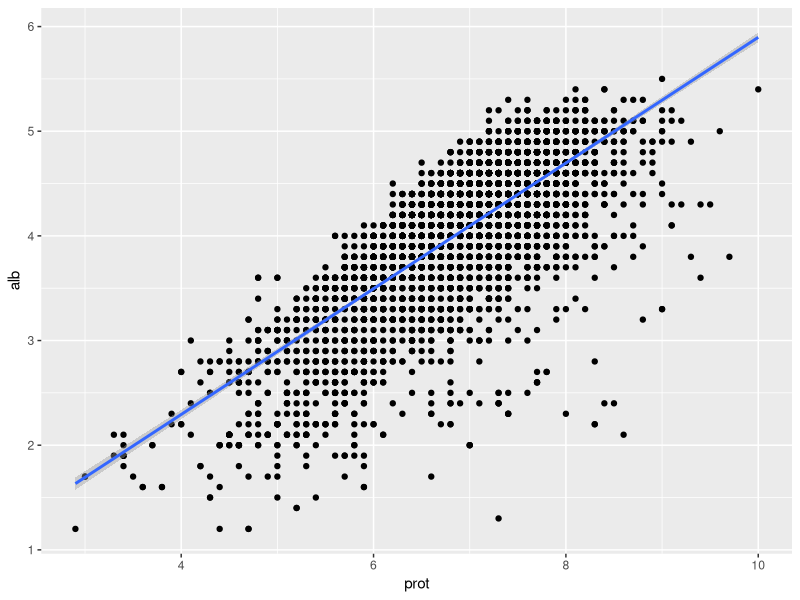
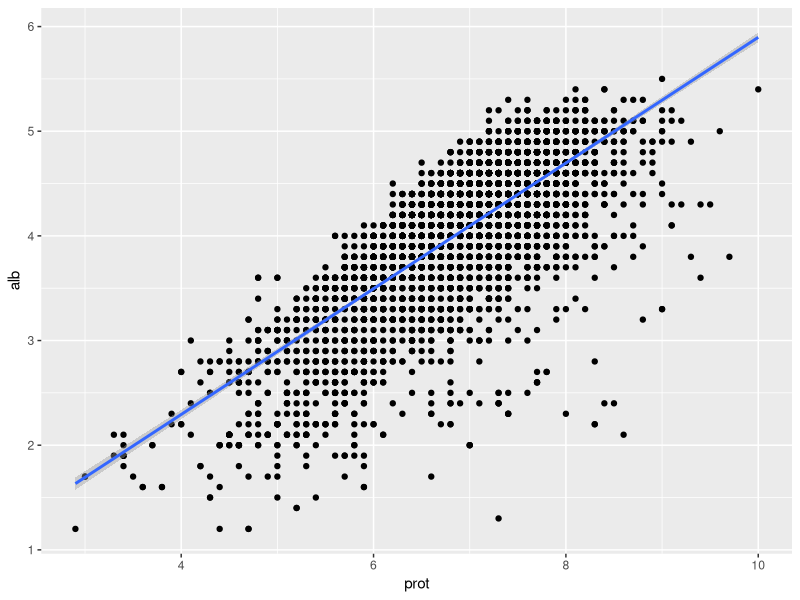
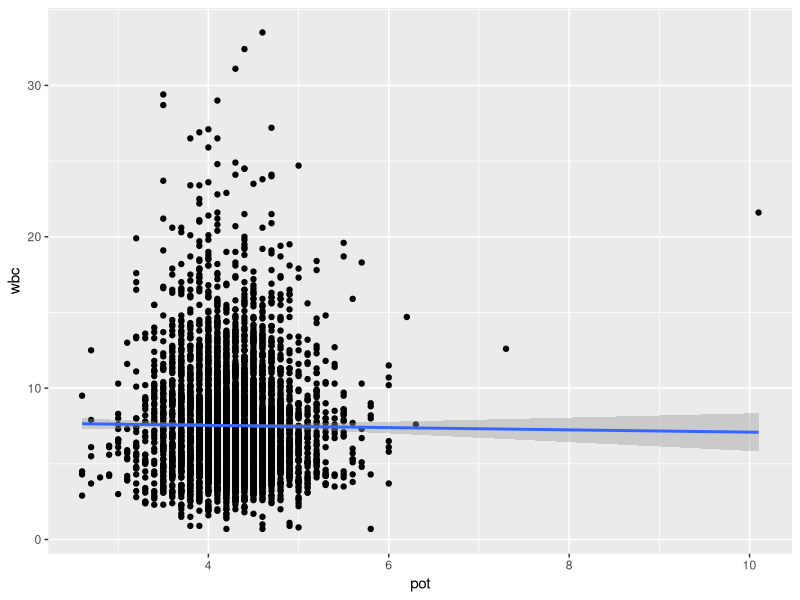
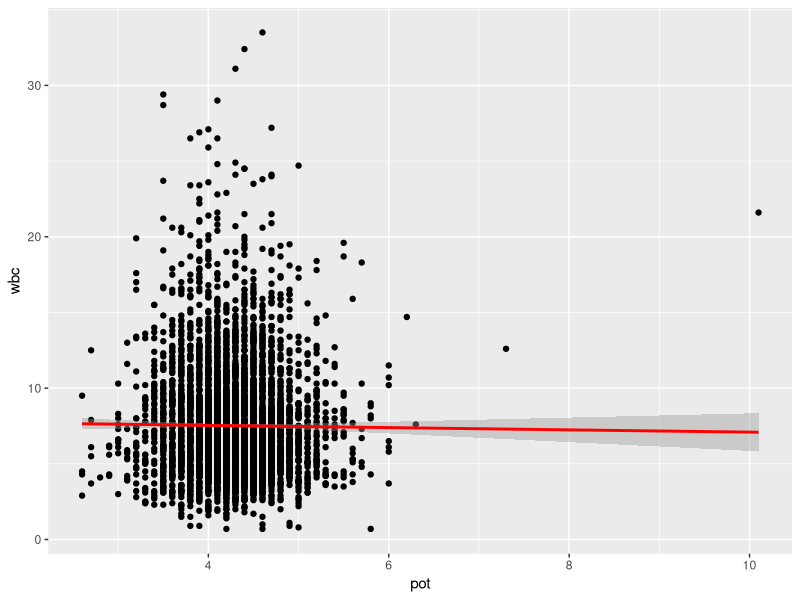
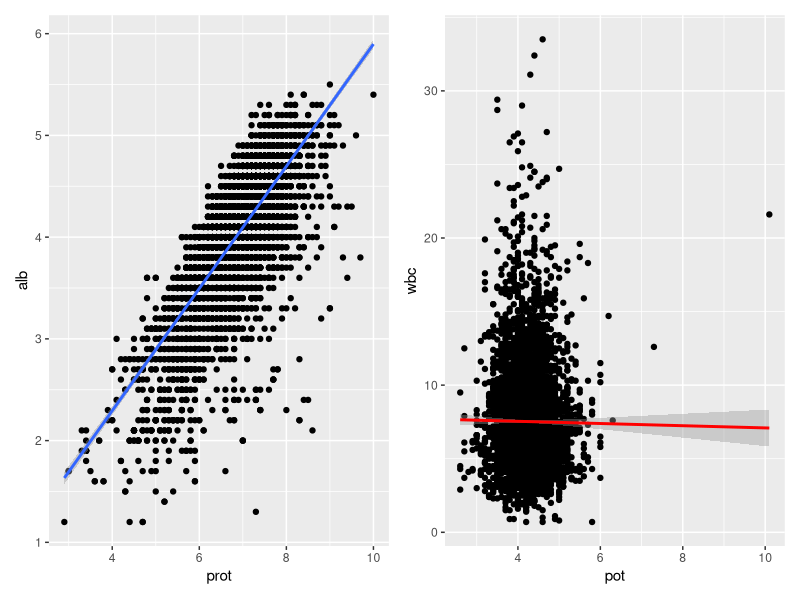
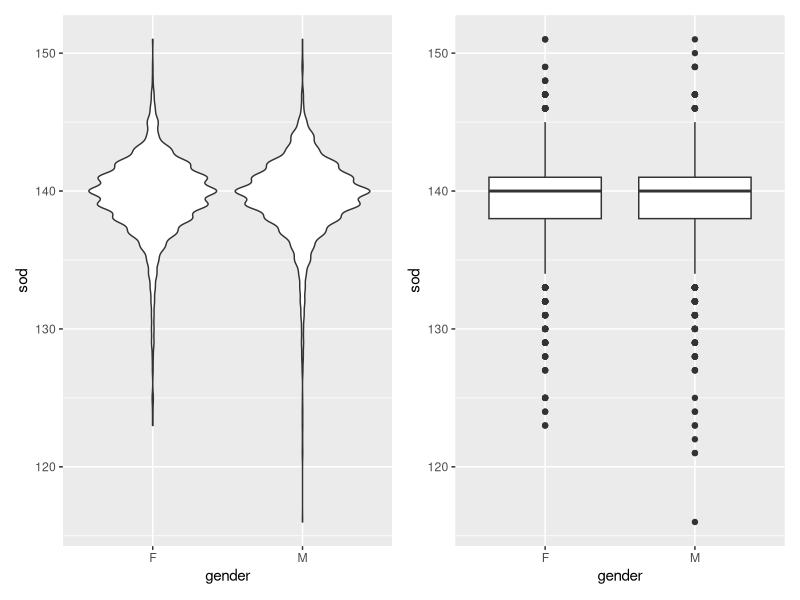
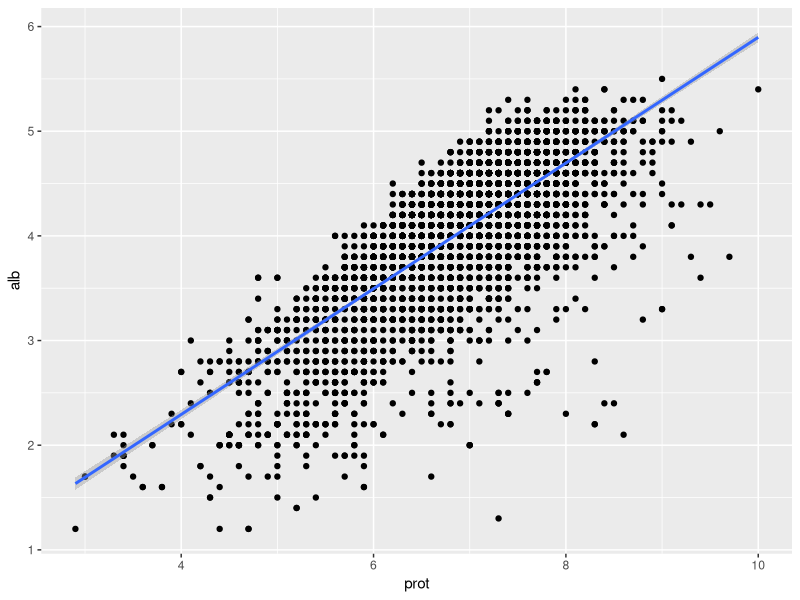
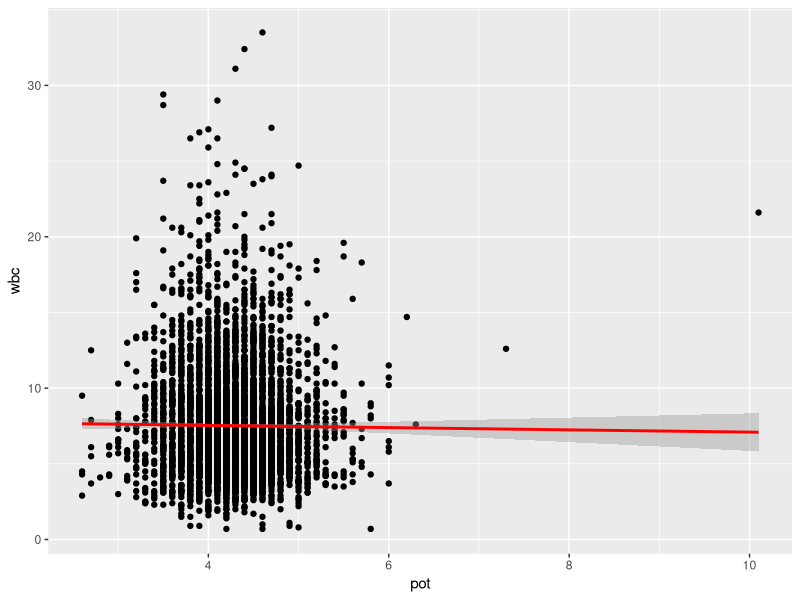

The R script that drew these images, in order:
library(tidyverse)
library(here)
library(patchwork)

myData<-read_delim(here("Data","tidy_joined_data.txt"), delim="\t")

glimpse(myData)

#making a plot showing linear relationship between protein and albumin
plot_alb_prot<-
  ggplot(myData) +
  aes(
    x = prot,
    y = alb
  ) +
  geom_point() +
  geom_smooth(method = "lm")

#visualising
plot_alb_prot #it looks like there is a linear relationship between albumin and protein

#saving plot
plot_alb_prot
ggsave("plot_alb_prot.png", width=5, height=5)

#making a plot exploring relationship between white blood cells and potassium
plot_pot_wbc<-
  ggplot(myData) +
  aes(
    x = pot,
    y = wbc
  ) +
  geom_point() +
  geom_smooth(method = "lm")

plot_pot_wbc #it does not seem like white blood cells count distribution depend on potassium

#Adding colour red to the line in plot
plot_pot_wbc<-
  ggplot(myData) +
  aes(
    x = pot,
    y = wbc
  ) +
  geom_point() +
  geom_smooth(method = "lm", colour="red")

#saving plot
plot_pot_wbc
ggsave("plot_pot_wbc.png", width=5, height=5)

#looking at plots next to each other
plot_alb_prot + plot_pot_wbc


# making a plot to find out if the sodium distribution depends on `gender`


#first grouping by gender and sod
glimpse(myData)
sod_gender <- myData %>%
  group_by(gender, sod) 

#plotting gender vs. sod as a violinplot 
violinplot <- ggplot(data = sod_gender) +
  aes(
    x = gender,
    y = sod
  ) +
  geom_violin()

#plotting gender vs. sod as a boxplot
boxplot <- ggplot(data = sod_gender) +
  aes(
    x = gender,
    y = sod
  ) +
  geom_boxplot()

violinplot + boxplot

ggsave(here("Plots", "plot_sod_gender.png"))

